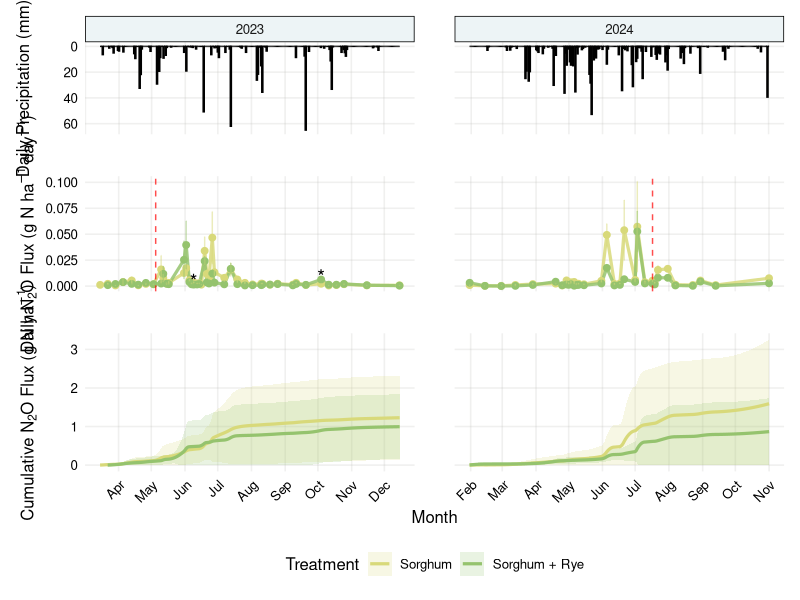
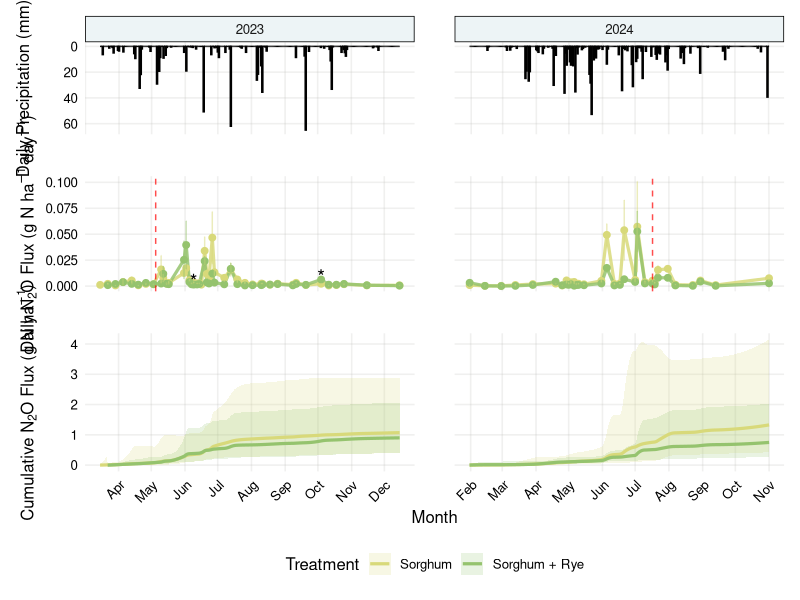
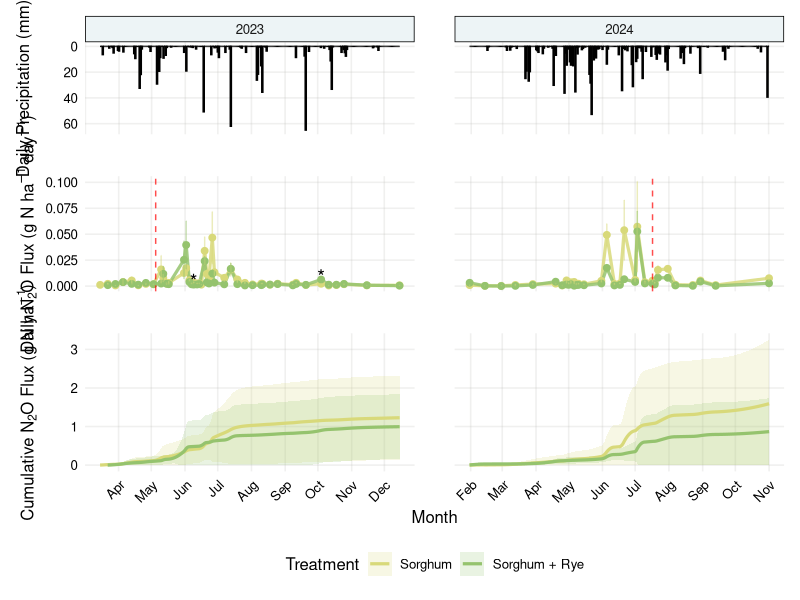
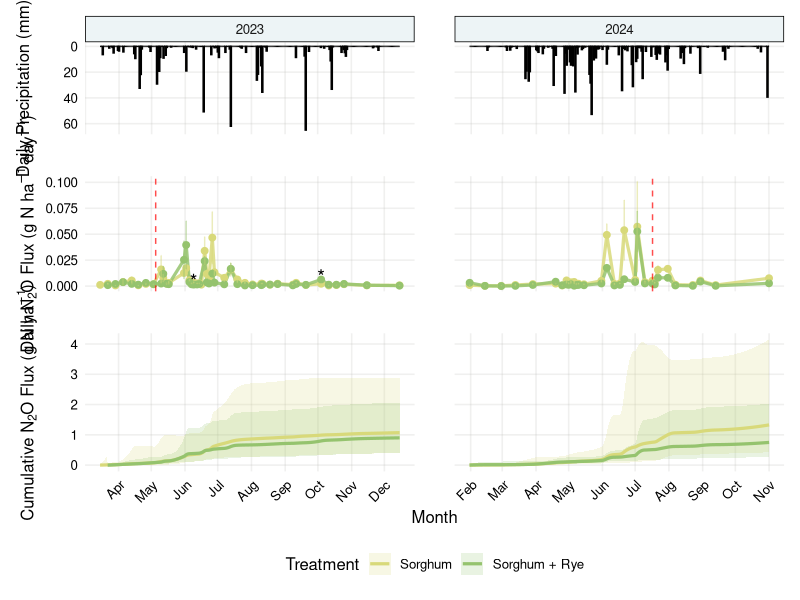

Write the R code that produced these figures, in order.
## ---- chunk 1
library(tidyverse)
library(lubridate)
library(patchwork)

# Custom theme and colors (mirrors Final_Figures_Tables.qmd)
theme_publication <- function(base_size = 12) {
  theme_minimal(base_size = base_size) +
    theme(
      panel.background = element_rect(fill = "#ffffffff", color = NA),
      plot.background = element_rect(fill = "#ffffffff", color = NA),
      panel.grid.major = element_line(color = alpha("#B7B5B3", 0.2)),
      panel.grid.minor = element_blank(),
      text = element_text(color = "#000000ff"),
      axis.text = element_text(color = "#000000ff"),
      strip.background = element_rect(fill = alpha("#A5CAD2", 0.2)),
      axis.text.x = element_text(angle = 45, hjust = 1),
      panel.spacing = unit(2, "lines")
    )
}

treatment_colors <- c(
  "Sorghum" = "#D8D97AFF",
  "Sorghum + Rye" = "#95C36EFF",
  "Corn" = "#74C8C3FF",
  "Soy" = "#0A2E57FF"
)

scale_color_treatments <- function() scale_color_manual(values = treatment_colors)
scale_fill_treatments <- function() scale_fill_manual(values = treatment_colors)
## ---- chunk 2
flux_data <- read_csv("data/cleaned_flux_data.csv") %>%
  mutate(date = as.Date(date))

rain <- readxl::read_xlsx("data/rain/historical_rain.xlsx") %>%
  select(day, doy, precipmm) %>%
  mutate(date = as.Date(day), year = year(date))
## ---- chunk 3
# Treatment-level daily means and SE (as in original Figure 2)
daily_flux <- flux_data %>%
  filter(treatment %in% c("Sorghum", "Sorghum + Rye")) %>%
  mutate(Treatment = treatment, year = year(date)) %>%
  filter(year %in% c(2023, 2024)) %>%
  group_by(Treatment, year, date) %>%
  summarise(
    mean_flux = mean(gnha_day_no_negative, na.rm = TRUE) / 1000,
    se_flux   = sd(gnha_day_no_negative, na.rm = TRUE) /
      sqrt(sum(!is.na(gnha_day_no_negative))) / 1000,
    .groups = "drop"
  )

# Flux measurement window per year
flux_date_ranges <- daily_flux %>%
  group_by(year) %>%
  summarise(
    min_date = min(date, na.rm = TRUE),
    max_date = max(date, na.rm = TRUE),
    .groups = "drop"
  )

# Daily significance between treatments
# (retained for stylistic match to existing figure)
daily_significance <- flux_data %>%
  filter(treatment %in% c("Sorghum", "Sorghum + Rye")) %>%
  mutate(year = year(date)) %>%
  filter(year %in% c(2023, 2024)) %>%
  
  # --- STEP 1: Aggregate to Plot Level (Fixes Pseudoreplication) ---
  group_by(year, date, treatment, plot) %>%
  summarise(plot_mean_flux = mean(gnha_day_no_negative, na.rm = TRUE), 
            .groups = "drop") %>%
  
  # --- STEP 2: Run Non-Parametric Test on Plot Means ---
  group_by(year, date) %>%
  summarise(
    p_value = {
      # Extract vectors for the two treatments
      sorghum_vals <- plot_mean_flux[treatment == "Sorghum"]
      rye_vals     <- plot_mean_flux[treatment == "Sorghum + Rye"]
      
      # Clean NAs
      sorghum_vals <- sorghum_vals[!is.na(sorghum_vals)]
      rye_vals     <- rye_vals[!is.na(rye_vals)]
      
      # Require at least 3 plots per treatment to run the test
      if (length(sorghum_vals) >= 3 && length(rye_vals) >= 3) {
        
        # Use Wilcoxon Rank Sum test (Equivalent to Kruskal-Wallis for 2 groups)
        # exact=FALSE prevents warnings about ties
        tryCatch(wilcox.test(sorghum_vals, rye_vals, exact = FALSE)$p.value,
                 error = function(e) NA_real_)
        
      } else {
        NA_real_
      }
    },
    .groups = "drop"
  ) %>%
  mutate(
    significant = p_value < 0.05,
    star_label = ifelse(significant & !is.na(p_value), "*", "")
  )

# ALTERNATIVE: Run a separate LME for each day (slower, but safer assumptions)
daily_significance_lmer <- flux_data %>%
  filter(treatment %in% c("Sorghum", "Sorghum + Rye"), 
         year %in% c(2023, 2024)) %>%
  group_by(year, date) %>%
  nest() %>%
  mutate(model_results = map(data, function(df) {
    # Need enough data (e.g. >4 obs per treatment)
    if(nrow(df) < 8) return(NA)
    
    tryCatch({
      # Fit simple LME for just this day
      # Uses Row/Interrow variance correctly
      m <- lmer(log(gnha_day_no_negative + 0.01) ~ treatment + (1|plot), data = df)
      coef(summary(m))["treatmentSorghum + Rye", "Pr(>|t|)"]
    }, error = function(e) NA)
  })) %>%
  unnest(model_results) %>%
  rename(p_value = model_results) %>%
  mutate(star_label = ifelse(p_value < 0.05, "*", ""))

max_flux_by_date <- daily_flux %>%
  group_by(year, date) %>%
  summarise(max_flux = max(mean_flux + se_flux, na.rm = TRUE), .groups = "drop")

star_data <- daily_significance %>%
  left_join(max_flux_by_date, by = c("year", "date")) %>%
  filter(star_label == "*") %>%
  mutate(star_y = max_flux * 1.1)

star_data_lmer <- daily_significance_lmer %>%
  left_join(max_flux_by_date, by = c("year", "date")) %>%
  filter(star_label == "*") %>%
  mutate(star_y = max_flux * 1.1)
## ---- chunk 4
# Plot-level daily flux (averaging row/interrow within plot)
daily_flux_plot_level <- flux_data %>%
  filter(treatment %in% c("Sorghum", "Sorghum + Rye")) %>%
  mutate(Treatment = treatment, year = year(date)) %>%
  filter(year %in% c(2023, 2024)) %>%
  group_by(Treatment, year, plot, date) %>%
  summarise(daily_flux = mean(gnha_day_no_negative, na.rm = TRUE) / 1000,
            .groups = "drop")

# Interpolate and accumulate per plot
cum_flux_plot_level <- daily_flux_plot_level %>%
  arrange(Treatment, year, plot, date) %>%
  group_by(Treatment, year, plot) %>%
  group_modify(~ {
    df <- .x %>%
      complete(date = seq(min(date), max(date), by = "day")) %>%
      arrange(date)

    non_na <- !is.na(df$daily_flux)
    if (sum(non_na) == 0) return(tibble())

    flux_interp <- if (sum(non_na) >= 2) {
      approx(
        x = df$date[non_na],
        y = df$daily_flux[non_na],
        xout = df$date,
        rule = 1,
        ties = "ordered"
      )$y
    } else {
      rep(df$daily_flux[non_na][1], nrow(df))
    }

    df %>%
      mutate(
        flux_interp = flux_interp,
        cum_flux = cumsum(flux_interp)
      ) %>%
      filter(!is.na(flux_interp))
  }) %>%
  ungroup()

# Summarize between plots for ribbons
cum_flux_summary <- cum_flux_plot_level %>%
  group_by(Treatment, year, date) %>%
  summarise(
    cum_flux_mean = mean(cum_flux, na.rm = TRUE),
    cum_flux_sd   = sd(cum_flux, na.rm = TRUE),
    n_plots       = dplyr::n(),
    cum_flux_se   = cum_flux_sd / sqrt(n_plots),
    t_crit        = ifelse(n_plots > 1, qt(0.975, df = n_plots - 1), NA_real_),
    cum_flux_ci   = t_crit * cum_flux_se,
    .groups = "drop"
  )

# Better Cumulative Summary using Geometric Means
cum_flux_summary_log <- cum_flux_plot_level %>%
  group_by(Treatment, year, date) %>%
  summarise(
    # 1. Calculate Mean and SE in Log Space
    # (Add small offset if you have true zeros, though cumulative is usually >0)
    log_mean = mean(log(cum_flux), na.rm = TRUE),
    log_se   = sd(log(cum_flux), na.rm = TRUE) / sqrt(n()),
    n        = n(),
    
    # 2. Calculate CI in Log Space
    t_crit       = qt(0.975, df = n - 1),
    log_lower_ci = log_mean - (t_crit * log_se),
    log_upper_ci = log_mean + (t_crit * log_se),
    
    # 3. Back-transform to Real Units (Geometric Mean & CI)
    geo_mean  = exp(log_mean),
    geo_lower = exp(log_lower_ci),
    geo_upper = exp(log_upper_ci),
    
    .groups = "drop"
  )
## ---- chunk 5
# Precipitation trimmed to flux sampling window
daily_precip_trimmed <- rain %>%
  transmute(date, year, precipmm) %>%
  filter(year %in% c(2023, 2024)) %>%
  left_join(flux_date_ranges, by = "year") %>%
  filter(date >= min_date, date <= max_date) %>%
  select(date, year, precipmm)

fert_events <- tibble(
  year = c(2023, 2024),
  fertilizer_date = as.Date(c("2023-05-05", "2024-07-17"))
)

# Precipitation panel
precip_plot <- ggplot(daily_precip_trimmed, aes(x = date, y = precipmm)) +
  geom_col(fill = "#000000ff", color = "black", width = 1) +
  scale_x_date(date_breaks = "1 month", date_labels = "%b") +
  scale_y_reverse(name = "Daily Precipitation (mm)") +
  facet_wrap(~year, nrow = 1, scales = "free_x") +
  theme_publication() +
  theme(
    axis.text.x = element_blank(),
    axis.ticks.x = element_blank()
  ) +
  labs(x = "")

# Daily flux panel
daily_flux_plot <- ggplot(daily_flux, aes(x = date, y = mean_flux, color = Treatment)) +
  geom_line(linewidth = 1.1, alpha = 0.85) +
  geom_point(size = 2) +
  geom_errorbar(aes(ymin = mean_flux - se_flux, ymax = mean_flux + se_flux),
                width = 0.2, alpha = 0.5) +
  geom_vline(data = fert_events,
             aes(xintercept = as.numeric(fertilizer_date)),
             linetype = "dashed", color = "red", alpha = 0.7, inherit.aes = FALSE) +
  geom_text(data = star_data,
            aes(x = date, y = star_y, label = star_label),
            color = "black", size = 5, inherit.aes = FALSE) +
  scale_color_treatments() +
  scale_x_date(date_breaks = "1 month", date_labels = "%b") +
  labs(y = expression("Daily N"[2]*"O Flux (g N ha"^-1*" day"^-1*")"),
       color = "Treatment") +
  facet_wrap(~year, nrow = 1, scales = "free_x") +
  theme_publication() +
  theme(
    axis.text.x = element_blank(),
    axis.ticks.x = element_blank(),
    strip.text = element_blank(),
    legend.position = "none"
  ) +
  labs(x = "")

# Daily flux panel_lmer
daily_flux_plot_lmer <- ggplot(daily_flux, aes(x = date, y = mean_flux, color = Treatment)) +
  geom_line(linewidth = 1.1, alpha = 0.85) +
  geom_point(size = 2) +
  geom_errorbar(aes(ymin = mean_flux - se_flux, ymax = mean_flux + se_flux),
                width = 0.2, alpha = 0.5) +
  geom_vline(data = fert_events,
             aes(xintercept = as.numeric(fertilizer_date)),
             linetype = "dashed", color = "red", alpha = 0.7, inherit.aes = FALSE) +
  geom_text(data = star_data,
            aes(x = date, y = star_y, label = star_label),
            color = "black", size = 5, inherit.aes = FALSE) +
  scale_color_treatments() +
  scale_x_date(date_breaks = "1 month", date_labels = "%b") +
  labs(y = expression("Daily N"[2]*"O Flux (g N ha"^-1*" day"^-1*")"),
       color = "Treatment") +
  facet_wrap(~year, nrow = 1, scales = "free_x") +
  theme_publication() +
  theme(
    axis.text.x = element_blank(),
    axis.ticks.x = element_blank(),
    strip.text = element_blank(),
    legend.position = "none"
  ) +
  labs(x = "")
# New cumulative flux panel with plot-level CI
cumulative_flux_plot <- ggplot(cum_flux_summary,
                               aes(x = date, y = cum_flux_mean,
                                   color = Treatment, fill = Treatment)) +
  geom_ribbon(aes(ymin = pmax(cum_flux_mean - cum_flux_ci, 0),
                  ymax = cum_flux_mean + cum_flux_ci),
              alpha = 0.2, linewidth = 0) +
  geom_line(linewidth = 1.1) +
  scale_color_treatments() +
  scale_fill_treatments() +
  scale_x_date(date_breaks = "1 month", date_labels = "%b") +
  labs(x = "Month",
       y = expression("Cumulative N"[2]*"O Flux (g N ha"^-1*")"),
       color = "Treatment", fill = "Treatment") +
  facet_wrap(~year, nrow = 1, scales = "free_x") +
  theme_publication() +
  theme(
    strip.text = element_blank(),
    legend.position = "bottom",
    legend.direction = "horizontal",
    strip.background = element_rect(fill = alpha("#A5CAD2", 0.2)),
    panel.spacing = unit(2, "lines")
  )

figure2_plotlevel <- (precip_plot / daily_flux_plot / cumulative_flux_plot) +
  patchwork::plot_layout(heights = c(0.8, 1, 1.2))

figure2_plotlevel

# Better Cumulative Summary using Geometric Means
cum_flux_summary_log <- cum_flux_plot_level %>%
  group_by(Treatment, year, date) %>%
  summarise(
    # 1. Calculate Mean and SE in Log Space
    # (Add small offset if you have true zeros, though cumulative is usually >0)
    log_mean = mean(log(cum_flux), na.rm = TRUE),
    log_se   = sd(log(cum_flux), na.rm = TRUE) / sqrt(n()),
    n        = n(),
    
    # 2. Calculate CI in Log Space
    t_crit       = qt(0.975, df = n - 1),
    log_lower_ci = log_mean - (t_crit * log_se),
    log_upper_ci = log_mean + (t_crit * log_se),
    
    # 3. Back-transform to Real Units (Geometric Mean & CI)
    geo_mean  = exp(log_mean),
    geo_lower = exp(log_lower_ci),
    geo_upper = exp(log_upper_ci),
    
    .groups = "drop"
  )

# Plotting
cummulative_flux_plot_log <- ggplot(cum_flux_summary_log, aes(x = date, y = geo_mean, fill = Treatment)) +
  # The ribbon will now be asymmetric and naturally avoid 0
  geom_ribbon(aes(ymin = geo_lower, ymax = geo_upper), alpha = 0.2) + 
  geom_line(aes(color = Treatment), linewidth = 1.1) +
  scale_color_treatments() +
  scale_fill_treatments() +
  scale_x_date(date_breaks = "1 month", date_labels = "%b") +
  labs(x = "Month",
       y = expression("Cumulative N"[2]*"O Flux (g N ha"^-1*")"),
       color = "Treatment", fill = "Treatment") +
  facet_wrap(~year, nrow = 1, scales = "free_x") +
  theme_publication() +
  theme(
    strip.text = element_blank(),
    legend.position = "bottom",
    legend.direction = "horizontal",
    strip.background = element_rect(fill = alpha("#A5CAD2", 0.2)),
    panel.spacing = unit(2, "lines")
  )

figure2_plotlevel_log <- (precip_plot / daily_flux_plot / cummulative_flux_plot_log) +
  patchwork::plot_layout(heights = c(0.8, 1, 1.2))

figure2_plotlevel_log
## ---- chunk 6
ggsave(
  filename = "figures/figure2_flux_precip_cumulative_2023_2024_plotlevelCI.png",
  plot     = figure2_plotlevel,
  width    = 174,
  height   = 174,
  units    = "mm",
  dpi      = 600,
  bg       = "white"
)

ggsave(
  filename = "figures/figure2_flux_precip_cumulative_2023_2024_plotlevelCI_log.png",
  plot     = figure2_plotlevel_log,
  width    = 174,
  height   = 174,
  units    = "mm",
  dpi      = 600,
  bg       = "white"
)
